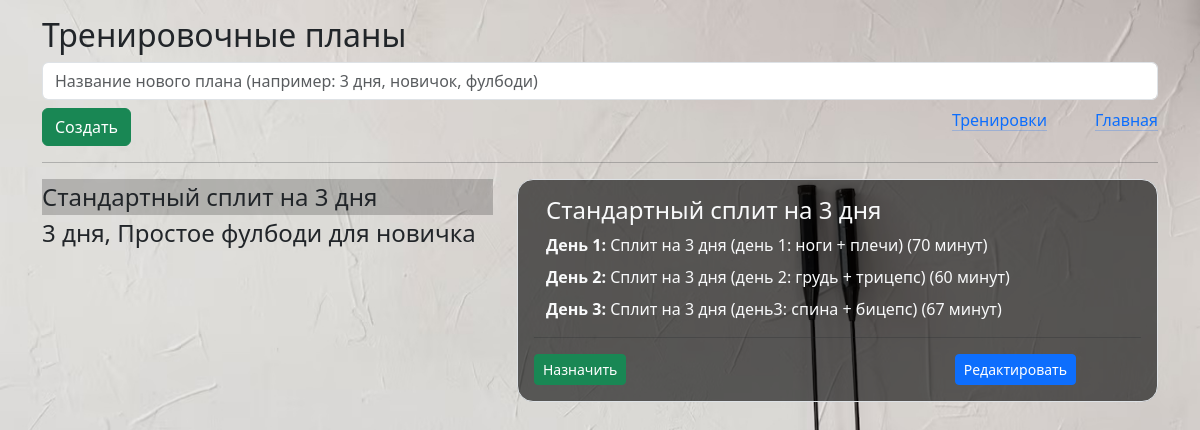
The page /plans_all on the database its author committed.
### _models.py (models this page shows, shortened)
class Plan(db.Model):
    __tablename__ = 'plans'
    id = db.Column(db.Integer, primary_key=True)
    name = db.Column(db.String, default='New Plan')
    owner = db.Column(db.String, default='Admin')
    trainings = relationship('Training', secondary='plan_trainings', back_populates='plans')

class Training(db.Model):
    __tablename__ = 'trainings'
    training_id = db.Column(db.Integer, primary_key=True)
    name = db.Column(db.String(50), nullable=False)
    exercises = relationship('Exercise', secondary='training_exercises', overlaps="trainings")
    user_trainings = relationship('UserTraining', back_populates='training', cascade='all, delete-orphan')
    plans = relationship('Plan', secondary='plan_trainings', back_populates='trainings')

### main.py (the view)
@app.route('/plans_all', methods=['POST', 'GET'])
def plans_all():
    plans = Plan.query.all()
    plan_trainings = Plan_Trainings.query.all()
    trains = Training.query.all()
    trainings_in_plan = {}  # {plan: [trains], ...}
    for plan in plans:
        trainings_in_plan[plan] = []
        for plan_train in plan_trainings:
            for train in trains:
                if train.training_id == plan_train.training_id and plan_train.plan_id == plan.id:
                    train_time = 0
                    for exercise in train.exercises:
                        te = TrainingExercise.query.filter_by(training_id=train.training_id, exercise_id=exercise.exercise_id).first()
                        train_time += te.sets * exercise.time_per_set
                    trainings_in_plan[plan].append([train, train_time])
    return render_template('plans_all.html', trainings_in_plan=trainings_in_plan)

### templates/plans_all.html (shortened to what this page needs)
{% extends 'base.html' %}
{% block body %}
<div class="mt-3">
    <h2>Тренировочные планы</h2>
    <form action="/plan_new/0" method="post">
        <div class=" mb-2">
            <input type="text" name="plan_name" id="plan_name" class="form-control" placeholder="Название нового плана (например: 3 дня, новичок, фулбоди)" required>
        </div>
        <div class="mb-2 d-flex">
            <div class="flex-grow-1">
                <input type="submit" class="btn btn-success" value="Создать">
            </div>
            <div class="me-5">
                <a href="/new_train" class="1mx-3 link-primary link-offset-2 link-underline-opacity-25 link-underline-opacity-100-hover">Тренировки</a>
            </div>
            <div class="">
                <a href="/" class=" link-primary link-offset-2 link-underline-opacity-25 link-underline-opacity-100-hover">Главная</a>
            </div>
        </div>
    </form>
    <hr>
    <div class="row">
        <div class="col-5">
            <div class="list-group" id="list-tab" role="tablist">
            {% for plan, trains in trainings_in_plan.items() %}
              <a class="nav-link {% if loop.index == 1 %} active {% endif %} link-underline link-underline-opacity-0 bg-opacity-0 fs-4" data-bs-toggle="list" href="#plan{{plan.id}}" role="tab">
                  {{plan.name}}
              </a>
              {% endfor %}
            </div>
        </div>
        <div class="col-7">
            <div class="tab-content" id="nav-tabContent">
              {% for plan, trains in trainings_in_plan.items() %}
                <div class="tab-pane fade {% if loop.index == 1 %} show active {% endif %} border rounded-4 bg-opacity-60 p-3" id="plan{{plan.id}}" role="tabpanel" >
                    <div class="container text-light">
                    <h4>{{plan.name}}</h4>
                        </div>
                    {% for i in range(trains|length) %}
                    <div class="container mb-2 text-light">
                        <b>День {{i+1}}: </b> {{trains[i][0].name}} ({{ trains[i][1] }} минут)
                    </div>
                    {% endfor %}
                    <hr>
                    <div class="row">
                        <div class="col-8">
                            <a href="/assign_training/{{plan.id}}" class="btn btn-success btn-sm">Назначить</a>
                        </div>
                        <div class="col-4">
                            <a href="/plan_new/{{plan.id}}" class="btn btn-primary btn-sm">Редактировать</a>
                        </div>
                    </div>
                </div>
              {% endfor %}
            </div>
        </div>
    </div>
</div>
{% endblock %}

### templates/base.html (shortened to what this page needs)
<!doctype html>
<html lang="ru">
<head>
    <link rel="stylesheet" href="{{ url_for('static', filename='css/bootstrap.min.css' )}}">
    <link rel="stylesheet" href="{{ url_for('static', filename='css/main.css' )}}">
</head>
<body>
    <div class="container">
        {% block body %}{% endblock %}
    </div>
</body>
</html>

### static/css/main.css (style rules this page uses)
body { background-image: url('../imgs/background.jpg'); background-size: cover; background-repeat: no-repeat; background-attachment: fixed; }
.bg-opacity-60 { background-color: rgba(0, 0, 0, 0.6); }
.bg-opacity-0 { background-color: rgba(0, 0, 0, 0); transition: background-color 0.3s; }
.nav-link.active { background-color: rgba(0, 0, 0, 0.2); }

### rows shown on the page
Plan: name "Стандартный сплит на 3 дня", i "1" "2" "3", name "Сплит на 3 дня (день 1: ноги + плечи)" "Сплит на 3 дня (день 2: грудь + трицепс)" "Сплит на 3 дня (день3: спина + бицепс)", trains "70" "60" "67"
Plan: name "3 дня, Простое фулбоди для новичка"
